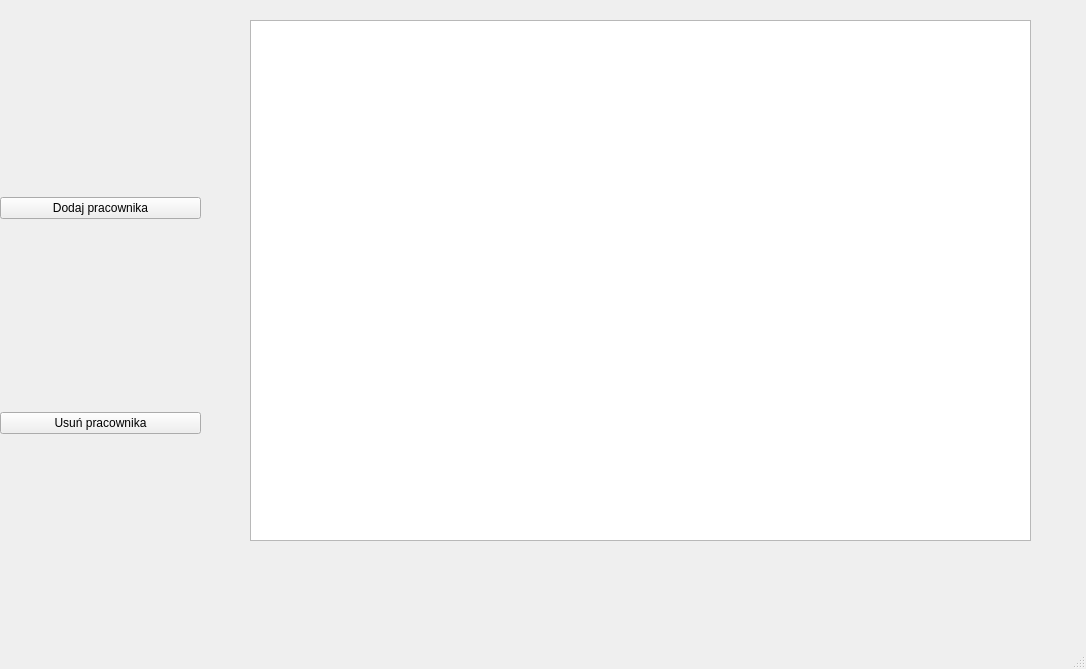
<?xml version="1.0" encoding="UTF-8"?>
<ui version="4.0">
 <class>MainWindow</class>
 <widget class="QMainWindow" name="MainWindow">
  <property name="geometry">
   <rect>
    <x>0</x>
    <y>0</y>
    <width>1086</width>
    <height>669</height>
   </rect>
  </property>
  <property name="windowTitle">
   <string>MainWindow</string>
  </property>
  <widget class="QWidget" name="centralwidget">
   <widget class="QWidget" name="verticalLayoutWidget">
    <property name="geometry">
     <rect>
      <x>0</x>
      <y>10</y>
      <width>201</width>
      <height>611</height>
     </rect>
    </property>
    <layout class="QVBoxLayout" name="verticalLayout">
     <item>
      <widget class="QPushButton" name="addEmployeeButton">
       <property name="text">
        <string>Dodaj pracownika</string>
       </property>
      </widget>
     </item>
     <item>
      <widget class="QPushButton" name="pushButton_2">
       <property name="text">
        <string>Usuń pracownika</string>
       </property>
      </widget>
     </item>
    </layout>
   </widget>
   <widget class="QTableView" name="employeesTableView">
    <property name="geometry">
     <rect>
      <x>250</x>
      <y>20</y>
      <width>781</width>
      <height>521</height>
     </rect>
    </property>
   </widget>
  </widget>
  <widget class="QMenuBar" name="menubar">
   <property name="geometry">
    <rect>
     <x>0</x>
     <y>0</y>
     <width>1086</width>
     <height>21</height>
    </rect>
   </property>
  </widget>
  <widget class="QStatusBar" name="statusbar"/>
 </widget>
 <resources/>
 <connections/>
</ui>
